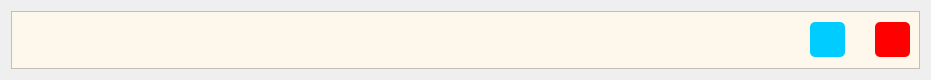
<?xml version="1.0" encoding="UTF-8"?>
<ui version="4.0">
 <class>staffwidget</class>
 <widget class="QWidget" name="staffwidget">
  <property name="geometry">
   <rect>
    <x>0</x>
    <y>0</y>
    <width>931</width>
    <height>80</height>
   </rect>
  </property>
  <property name="windowTitle">
   <string>Form</string>
  </property>
  <layout class="QVBoxLayout" name="verticalLayout">
   <item>
    <widget class="QFrame" name="frame">
     <property name="styleSheet">
      <string notr="true">background-color: #fef8ec;</string>
     </property>
     <property name="frameShape">
      <enum>QFrame::StyledPanel</enum>
     </property>
     <property name="frameShadow">
      <enum>QFrame::Raised</enum>
     </property>
     <layout class="QVBoxLayout" name="verticalLayout_3">
      <property name="spacing">
       <number>6</number>
      </property>
      <property name="leftMargin">
       <number>9</number>
      </property>
      <property name="topMargin">
       <number>0</number>
      </property>
      <property name="rightMargin">
       <number>9</number>
      </property>
      <property name="bottomMargin">
       <number>0</number>
      </property>
      <item>
       <layout class="QHBoxLayout" name="horizontalLayout_3">
        <item>
         <widget class="QLabel" name="sr">
          <property name="maximumSize">
           <size>
            <width>35</width>
            <height>16777215</height>
           </size>
          </property>
          <property name="text">
           <string/>
          </property>
         </widget>
        </item>
        <item>
         <widget class="QLabel" name="EmpId">
          <property name="maximumSize">
           <size>
            <width>75</width>
            <height>16777215</height>
           </size>
          </property>
          <property name="text">
           <string/>
          </property>
         </widget>
        </item>
        <item>
         <widget class="QLabel" name="Name">
          <property name="maximumSize">
           <size>
            <width>200</width>
            <height>16777215</height>
           </size>
          </property>
          <property name="text">
           <string/>
          </property>
          <property name="alignment">
           <set>Qt::AlignCenter</set>
          </property>
          <property name="indent">
           <number>0</number>
          </property>
         </widget>
        </item>
        <item>
         <widget class="QLabel" name="dob">
          <property name="maximumSize">
           <size>
            <width>100</width>
            <height>16777215</height>
           </size>
          </property>
          <property name="text">
           <string/>
          </property>
          <property name="alignment">
           <set>Qt::AlignCenter</set>
          </property>
         </widget>
        </item>
        <item>
         <widget class="QLabel" name="username">
          <property name="maximumSize">
           <size>
            <width>150</width>
            <height>16777215</height>
           </size>
          </property>
          <property name="text">
           <string/>
          </property>
          <property name="alignment">
           <set>Qt::AlignCenter</set>
          </property>
         </widget>
        </item>
        <item>
         <widget class="QLabel" name="Designation">
          <property name="maximumSize">
           <size>
            <width>125</width>
            <height>16777215</height>
           </size>
          </property>
          <property name="text">
           <string/>
          </property>
          <property name="alignment">
           <set>Qt::AlignCenter</set>
          </property>
         </widget>
        </item>
        <item>
         <widget class="QLabel" name="Salary">
          <property name="maximumSize">
           <size>
            <width>75</width>
            <height>16777215</height>
           </size>
          </property>
          <property name="text">
           <string>&lt;html&gt;&lt;head/&gt;&lt;body&gt;&lt;p&gt;&lt;/p&gt;&lt;/body&gt;&lt;/html&gt;</string>
          </property>
          <property name="alignment">
           <set>Qt::AlignCenter</set>
          </property>
         </widget>
        </item>
        <item>
         <widget class="QLabel" name="Mblno">
          <property name="maximumSize">
           <size>
            <width>100</width>
            <height>16777215</height>
           </size>
          </property>
          <property name="text">
           <string/>
          </property>
          <property name="alignment">
           <set>Qt::AlignCenter</set>
          </property>
         </widget>
        </item>
        <item>
         <widget class="QLabel" name="Address">
          <property name="maximumSize">
           <size>
            <width>325</width>
            <height>16777215</height>
           </size>
          </property>
          <property name="text">
           <string/>
          </property>
          <property name="alignment">
           <set>Qt::AlignCenter</set>
          </property>
         </widget>
        </item>
        <item>
         <widget class="QLabel" name="city">
          <property name="maximumSize">
           <size>
            <width>100</width>
            <height>16777215</height>
           </size>
          </property>
          <property name="text">
           <string/>
          </property>
          <property name="alignment">
           <set>Qt::AlignCenter</set>
          </property>
         </widget>
        </item>
        <item>
         <widget class="QLabel" name="doj">
          <property name="maximumSize">
           <size>
            <width>125</width>
            <height>16777215</height>
           </size>
          </property>
          <property name="text">
           <string/>
          </property>
          <property name="alignment">
           <set>Qt::AlignCenter</set>
          </property>
         </widget>
        </item>
        <item>
         <widget class="QFrame" name="horizontalFrame_2">
          <property name="maximumSize">
           <size>
            <width>100</width>
            <height>16777215</height>
           </size>
          </property>
          <layout class="QHBoxLayout" name="horizontalLayout_4">
           <property name="spacing">
            <number>6</number>
           </property>
           <property name="leftMargin">
            <number>0</number>
           </property>
           <property name="topMargin">
            <number>0</number>
           </property>
           <property name="rightMargin">
            <number>0</number>
           </property>
           <property name="bottomMargin">
            <number>0</number>
           </property>
           <item>
            <widget class="QPushButton" name="editbtn">
             <property name="minimumSize">
              <size>
               <width>35</width>
               <height>35</height>
              </size>
             </property>
             <property name="maximumSize">
              <size>
               <width>35</width>
               <height>35</height>
              </size>
             </property>
             <property name="styleSheet">
              <string notr="true">background-color: #00CCFF;
border-radius:5px;</string>
             </property>
             <property name="text">
              <string/>
             </property>
            </widget>
           </item>
           <item>
            <spacer name="horizontalSpacer_2">
             <property name="orientation">
              <enum>Qt::Horizontal</enum>
             </property>
             <property name="sizeHint" stdset="0">
              <size>
               <width>40</width>
               <height>20</height>
              </size>
             </property>
            </spacer>
           </item>
           <item>
            <widget class="QPushButton" name="deletebtn">
             <property name="minimumSize">
              <size>
               <width>35</width>
               <height>35</height>
              </size>
             </property>
             <property name="maximumSize">
              <size>
               <width>35</width>
               <height>35</height>
              </size>
             </property>
             <property name="styleSheet">
              <string notr="true">background-color:red;
border-radius:5px;</string>
             </property>
             <property name="text">
              <string/>
             </property>
            </widget>
           </item>
          </layout>
         </widget>
        </item>
       </layout>
      </item>
     </layout>
    </widget>
   </item>
  </layout>
 </widget>
 <resources/>
 <connections/>
</ui>
